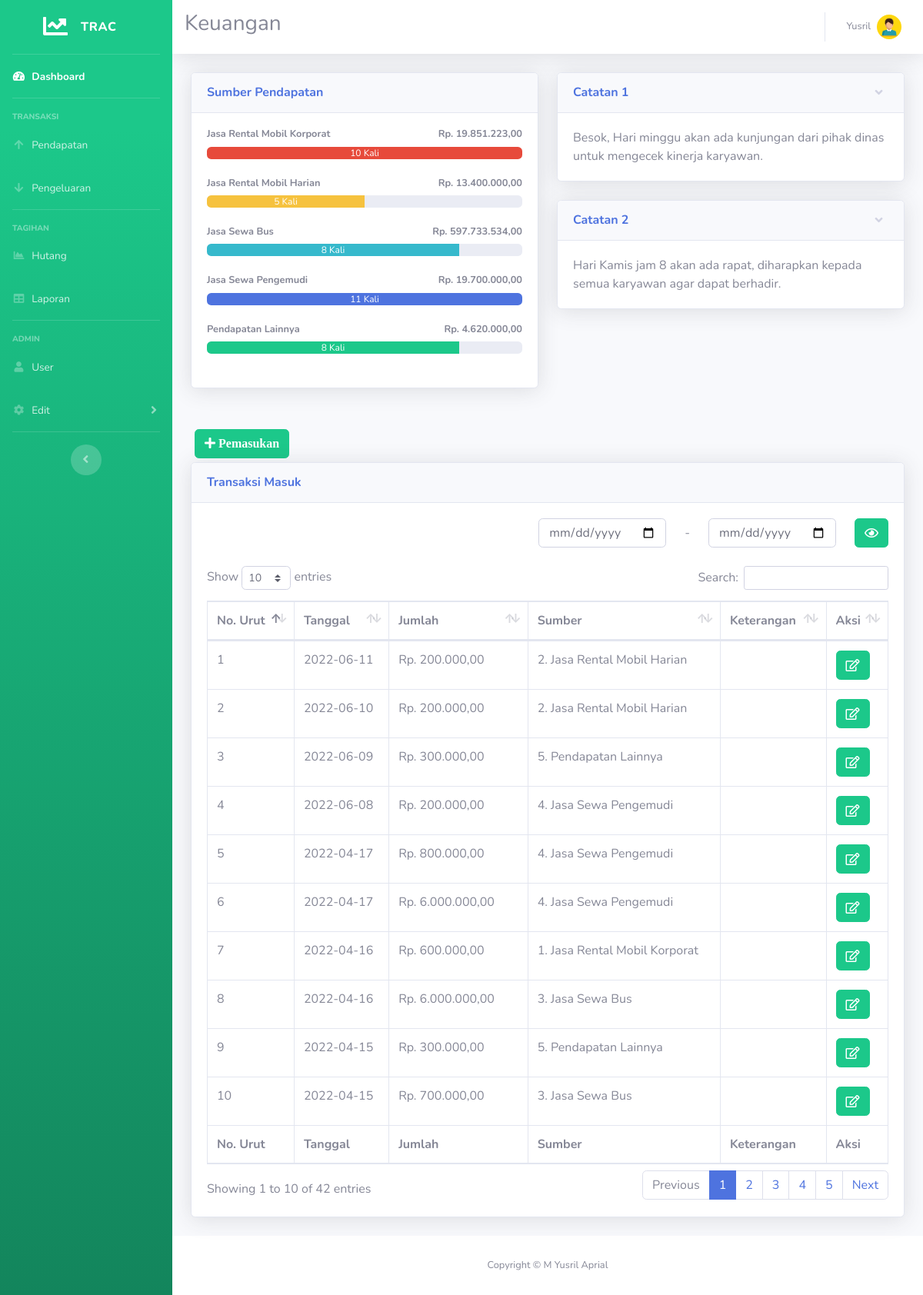
The page /pendapatan.php (signed in) on the database its author committed.
### tables this page shows
CREATE TABLE `sumber` (
  `id_sumber` int(11) NOT NULL,
  `nama` varchar(40) NOT NULL
);

CREATE TABLE `catatan` (
  `id_catatan` int(11) NOT NULL,
  `catatan` text NOT NULL
);

CREATE TABLE `pemasukan` (
  `id_pemasukan` int(11) NOT NULL,
  `tgl_pemasukan` date NOT NULL,
  `jumlah` int(11) NOT NULL,
  `id_sumber` int(11) NOT NULL
);

### pendapatan.php (the view, shortened to what this page needs)
<!DOCTYPE html>
<html lang="en">
<head>
  <link href="vendor/fontawesome-free/css/all.min.css" rel="stylesheet" type="text/css">
  <link href="css/sb-admin-2.min.css" rel="stylesheet">
  <link href="vendor/datatables/dataTables.bootstrap4.min.css" rel="stylesheet">
</head>
<body id="page-top">
  <?php
  require 'koneksi.php';
  require('sidebar.php');
  ?>
  <div id="content">
    <?php require('navbar.php'); ?>
    <div class="container-fluid">
      <div class="row">
        <div class="col-lg-6 mb-4">
          <div class="card shadow mb-4">
            <div class="card-header py-3">
              <h6 class="m-0 font-weight-bold text-primary">Sumber Pendapatan</h6>
            </div>
            <div class="card-body">
              <?php
              $namasumber1 = mysqli_query($koneksi, "SELECT * FROM `sumber` where id_sumber= 1 ");
              $sumbern1 = mysqli_fetch_assoc($namasumber1);
              $namasumber2 = mysqli_query($koneksi, "SELECT * FROM `sumber` where id_sumber= 2 ");
              $sumbern2 = mysqli_fetch_assoc($namasumber2);
              $namasumber3 = mysqli_query($koneksi, "SELECT * FROM `sumber` where id_sumber= 3 ");
              $sumbern3 = mysqli_fetch_assoc($namasumber3);
              $namasumber4 = mysqli_query($koneksi, "SELECT * FROM `sumber` where id_sumber= 4 ");
              $sumbern4 = mysqli_fetch_assoc($namasumber4);
              $namasumber5 = mysqli_query($koneksi, "SELECT * FROM `sumber` where id_sumber= 5 ");
              $sumbern5 = mysqli_fetch_assoc($namasumber5);
              $hasil1 = mysqli_query($koneksi, "SELECT * FROM pemasukan where id_sumber = 1");
              while ($jumlah1 = mysqli_fetch_array($hasil1)) {
                $arrayhasil1[] = $jumlah1['jumlah'];
              }
              if($arrayhasil1>0){
                $jumlahhasil1 = array_sum($arrayhasil1);
              }else{
              $jumlahhasil1 = NULL;
              }
              $hasil2 = mysqli_query($koneksi, "SELECT * FROM pemasukan where id_sumber = 2");
              while ($jumlah2 = mysqli_fetch_array($hasil2)) {
                $arrayhasil2[] = $jumlah2['jumlah'];
              }
              if($arrayhasil2>0){
                $jumlahhasil2 = array_sum($arrayhasil2);
              }else{
              $jumlahhasil2 = NULL;
              }
              $hasil3 = mysqli_query($koneksi, "SELECT * FROM pemasukan where id_sumber = 3");
              while ($jumlah3 = mysqli_fetch_array($hasil3)) {
                $arrayhasil3[] = $jumlah3['jumlah'];
              }
              if($arrayhasil3>0){
                $jumlahhasil3 = array_sum($arrayhasil3);
              }else{
              $jumlahhasil3 = NULL;
              }
              $hasil4 = mysqli_query($koneksi, "SELECT * FROM pemasukan where id_sumber = 4");
              while ($jumlah4 = mysqli_fetch_array($hasil4)) {
                $arrayhasil4[] = $jumlah4['jumlah'];
              }
              if($arrayhasil4>0){
                $jumlahhasil4 = array_sum($arrayhasil4);
              }else{
              $jumlahhasil4 = NULL;
              }
              $hasil5 = mysqli_query($koneksi, "SELECT * FROM pemasukan where id_sumber = 5");
              while ($jumlah5 = mysqli_fetch_array($hasil5)) {
                $arrayhasil5[] = $jumlah5['jumlah'];
              }
              if($arrayhasil5>0){
                $jumlahhasil5 = array_sum($arrayhasil5);
              }else{
              $jumlahhasil5 = NULL;
              }
              $sumber1 = mysqli_query($koneksi, "SELECT id_sumber FROM pemasukan where id_sumber ='1'");
              $sumber1text = mysqli_num_rows($sumber1);
              $sumber1 = mysqli_num_rows($sumber1);
              $sumber1 = $sumber1 * 10;
              $sumber2 = mysqli_query($koneksi, "SELECT id_sumber FROM pemasukan where id_sumber ='2'");
              $sumber2text = mysqli_num_rows($sumber2);
              $sumber2 = mysqli_num_rows($sumber2);
              $sumber2 = $sumber2 * 10;
              $sumber3 = mysqli_query($koneksi, "SELECT id_sumber FROM pemasukan where id_sumber ='3'");
              $sumber3text = mysqli_num_rows($sumber3);
              $sumber3 = mysqli_num_rows($sumber3);
              $sumber3 = $sumber3 * 10;
              $sumber4 = mysqli_query($koneksi, "SELECT id_sumber FROM pemasukan where id_sumber ='4'");
              $sumber4text = mysqli_num_rows($sumber4);
              $sumber4 = mysqli_num_rows($sumber4);
              $sumber4 = $sumber4 * 10;
              $sumber5 = mysqli_query($koneksi, "SELECT id_sumber FROM pemasukan where id_sumber ='5'");
              $sumber5text = mysqli_num_rows($sumber5);
              $sumber5 = mysqli_num_rows($sumber5);
              $sumber5 = $sumber5 * 10;
              echo '
                  <h4 class="small font-weight-bold">' . $sumbern1['nama'] . '<span class="float-right">Rp. ' . number_format($jumlahhasil1, 2, ',', '.') . '</span></h4>
                  <div class="progress mb-4">
                    <div class="progress-bar bg-danger" role="progressbar" style="width:' . $sumber1 . '%" aria-valuenow="50" aria-valuemin="0" aria-valuemax="100">' . $sumber1text . ' Kali</div>
                  </div>
				  <h4 class="small font-weight-bold">' . $sumbern2['nama'] . '<span class="float-right">Rp. ' . number_format($jumlahhasil2, 2, ',', '.') . '</span></h4>
                  <div class="progress mb-4">
                    <div class="progress-bar bg-warning" role="progressbar" style="width:' . $sumber2 . '%" aria-valuenow="50" aria-valuemin="0" aria-valuemax="100">' . $sumber2text . ' Kali</div>
                  </div>
				  <h4 class="small font-weight-bold">' . $sumbern3['nama'] . '<span class="float-right">Rp. ' . number_format($jumlahhasil3, 2, ',', '.') . '</span></h4>
                  <div class="progress mb-4">
                    <div class="progress-bar bg-info" role="progressbar" style="width:' . $sumber3 . '%" aria-valuenow="50" aria-valuemin="0" aria-valuemax="100">' . $sumber3text . ' Kali</div>
                  </div>
				  <h4 class="small font-weight-bold">' . $sumbern4['nama'] . '<span class="float-right">Rp. ' . number_format($jumlahhasil4, 2, ',', '.') . '</span></h4>
                  <div class="progress mb-4">
                    <div class="progress-bar bg-primary" role="progressbar" style="width:' . $sumber4 . '%" aria-valuenow="50" aria-valuemin="0" aria-valuemax="100">' . $sumber4text . ' Kali</div>
                  </div>
				  <h4 class="small font-weight-bold">' . $sumbern5['nama'] . '<span class="float-right">Rp. ' . number_format($jumlahhasil5, 2, ',', '.') . '</span></h4>
                  <div class="progress mb-4">
                    <div class="progress-bar bg-success" role="progressbar" style="width:' . $sumber5 . '%" aria-valuenow="50" aria-valuemin="0" aria-valuemax="100">' . $sumber5text . ' Kali</div>
                  </div>';
              ?>
            </div>
          </div>
        </div>
        <div class="col-lg-6">
          <div class="card shadow mb-4">
            <a href="#collapseCardExample" class="d-block card-header py-3" data-toggle="collapse" role="button" aria-expanded="true" aria-controls="collapseCardExample">
              <h6 class="m-0 font-weight-bold text-primary">Catatan 1</h6>
            </a>
            <div class="collapse show" id="collapseCardExample">
              <div class="card-body">
                <?php
                $catatan1 = mysqli_query($koneksi, "SELECT catatan FROM catatan where id_catatan= 1");
                $catatan1 = mysqli_fetch_array($catatan1);
                echo $catatan1['catatan'];
                ?>
              </div>
            </div>
          </div>
          <div class="card shadow mb-4">
            <a href="#collapseCardExample1" class="d-block card-header py-3" data-toggle="collapse" role="button" aria-expanded="true" aria-controls="collapseCardExample1">
              <h6 class="m-0 font-weight-bold text-primary">Catatan 2</h6>
            </a>
            <div class="collapse show" id="collapseCardExample1">
              <div class="card-body">
                <?php
                $catatan2 = mysqli_query($koneksi, "SELECT * FROM catatan where id_catatan= 2");
                $catatan2 = mysqli_fetch_array($catatan2);
                echo $catatan2['catatan'];
                ?>
              </div>
            </div>
          </div>
        </div>
        <div class="col-xl-12 col-lg-7">
        <?php if ($_SESSION['id'] != 2) { ?>
          <button type="button" class="btn btn-success" style="margin:5px" data-toggle="modal" data-target="#myModalTambah"><i class="fa fa-plus"> Pemasukan</i></button><br>
        <?php } ?>
          <div class="card shadow mb-4">
            <div class="card-header py-3">
              <h6 class="m-0 font-weight-bold text-primary">Transaksi Masuk</h6>
            </div>
            <div class="card-body">
              <div style="float: right;">
                <form action="pendapatan.php" method="get">
                  <div class="row g-3 align-items-center">
                    <div class="col-auto">
                      <input type="date" class="form-control" name="dari" required>
                    </div>
                    <div class="col-auto">
                      -
                    </div>
                    <div class="col-auto">
                      <input type="date" class="form-control" name="ke" required>
                    </div>
                    <div class="col-auto">
                      <button class="fas fa-eye btn btn-success" type="submit"></button>
                    </div>
                  </div>
                </form>
                <br>
              </div>
              <div class="table-responsive">
                <table class="table table-bordered" id="dataTable" width="100%" cellspacing="0">
                  <thead>
                    <tr>
                      <th>No. Urut</th>
                      <th>Tanggal</th>
                      <th>Jumlah</th>
                      <th>Sumber</th>
                      <th>Keterangan</th>
                      <?php if ($_SESSION['id'] != 2) { ?>
                      <th>Aksi</th>
                      <?php } ?>
                    </tr>
                  </thead>
                  <tfoot>
                    <tr>
                      <th>No. Urut</th>
                      <th>Tanggal</th>
                      <th>Jumlah</th>
                      <th>Sumber</th>
                      <th>Keterangan</th>
                      <?php if ($_SESSION['id'] != 2) { ?>
                      <th>Aksi</th>
                      <?php } ?>
                    </tr>
                  </tfoot>
                  <tbody>
                    <?php
                    if (isset($_GET['dari']) && isset($_GET['ke'])) {
                      $query = mysqli_query($koneksi, "SELECT * FROM pemasukan WHERE tgl_pemasukan BETWEEN '" . $_GET['dari'] . "' and '" . $_GET['ke'] . "'");
                    } else {
                      $query = mysqli_query($koneksi, "SELECT * FROM pemasukan ORDER BY tgl_pemasukan DESC");
                    }
                    $no = 1;
                    while ($data = mysqli_fetch_assoc($query)) {
                    ?>
                      <tr>
                        <td><?= $no++ ?></td>
                        <td><?= $data['tgl_pemasukan'] ?></td>
                        <td>Rp. <?= number_format($data['jumlah'], 2, ',', '.'); ?></td>
                        <td><?= $data['id_sumber'] ?>.
                        </td>
                        <td><?php echo substr($data["keterangan"], 0, 30); ?><?php strlen($data['keterangan']) >= 30 ? print("...") : print(NULL) ?></td>
                        <?php if ($_SESSION['id'] != 2) { ?>
                        <td>
                          <a href="#" type="button" class=" fa fa-edit btn btn-success btn-md" data-toggle="modal" data-target="#myModal<?php echo $data['id_pemasukan']; ?>"></a>
                        </td>
                        <?php } ?>
                      </tr>
              </div>
            <?php
                    }
            ?>
  <?php require 'footer.php' ?>
</body>
</html>

### rows shown on the page
sumber: nama "Jasa Rental Mobil Korporat"
sumber: nama "Jasa Rental Mobil Harian"
sumber: nama "Jasa Sewa Bus"
sumber: nama "Jasa Sewa Pengemudi"
sumber: nama "Pendapatan Lainnya"
catatan: catatan "Besok, Hari minggu akan ada kunjungan dari pihak dinas untuk mengecek kinerja karyawan."
catatan: catatan "Hari Kamis jam 8 akan ada rapat, diharapkan kepada semua karyawan agar dapat berhadir."

### other values the page prints
$_SESSION['nama'] "Yusril"
$jumlahhasil1 "19.851.223,00"
$sumber1text "10"
$jumlahhasil2 "13.400.000,00"
$sumber2text "5"
$jumlahhasil3 "597.733.534,00"
$sumber3text "8"
$jumlahhasil4 "19.700.000,00"
$sumber4text "11"
$jumlahhasil5 "4.620.000,00"
$sumber5text "8"
